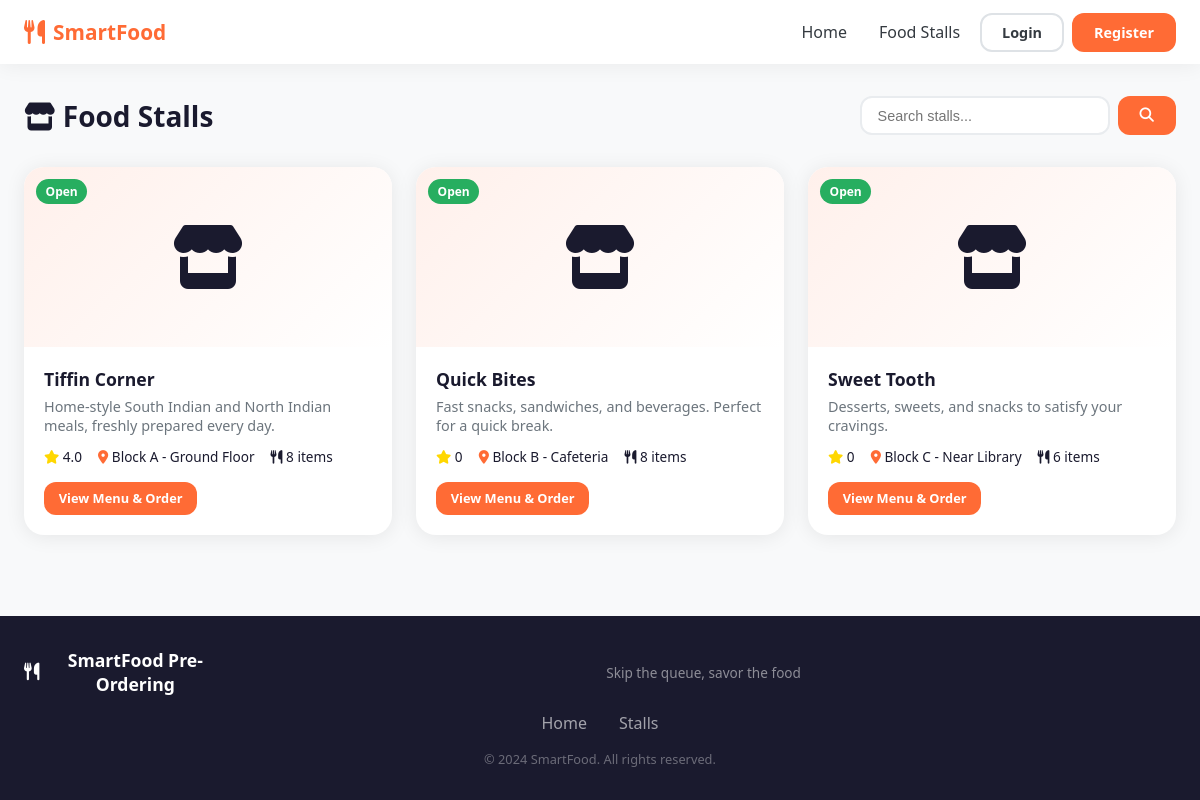
Page /stalls/ on the committed database.
### apps/stalls/models.py (models this page shows, shortened)
class FoodStall(models.Model):
    name = models.CharField(max_length=100)
    description = models.TextField(blank=True)
    owner = models.ForeignKey(User, on_delete=models.SET_NULL, null=True, related_name='stalls')
    image = models.ImageField(upload_to='stalls/', blank=True, null=True)
    location = models.CharField(max_length=200, blank=True)
    is_open = models.BooleanField(default=True)
    created_at = models.DateTimeField(auto_now_add=True)
    @property
    def avg_rating(self):
        reviews = self.reviews.all()
        if reviews.exists():
            return round(sum(r.rating for r in reviews) / reviews.count(), 1)
        return 0

class StallReview(models.Model):
    stall = models.ForeignKey(FoodStall, on_delete=models.CASCADE, related_name='reviews')
    user = models.ForeignKey(User, on_delete=models.CASCADE)
    rating = models.IntegerField(choices=[(i, i) for i in range(1, 6)])
    comment = models.TextField(blank=True)
    created_at = models.DateTimeField(auto_now_add=True)
    class Meta:
        unique_together = ('stall', 'user')

### apps/stalls/views.py (the view)
# urls.py: path('', views.stall_list, name='stall_list'),
def stall_list(request):
    stalls = FoodStall.objects.filter(is_open=True)
    category = request.GET.get('category')
    search = request.GET.get('search', '')
    if search:
        stalls = stalls.filter(name__icontains=search)
    return render(request, 'stalls/stall_list.html', {
        'stalls': stalls,
        'search': search,
    })

### templates/stalls/stall_list.html (shortened to what this page needs)
{% extends 'base/base.html' %}
{% load static %}
{% block content %}
<div class="container">
    <div class="page-header">
        <h1><i class="fas fa-store"></i> Food Stalls</h1>
        <form method="get" class="search-form">
            <input type="text" name="search" value="{{ search }}" placeholder="Search stalls..." class="search-input">
            <button type="submit" class="btn btn-primary"><i class="fas fa-search"></i></button>
        </form>
    </div>
    {% if stalls %}
    <div class="stall-grid">
        {% for stall in stalls %}
        <a href="{% url 'stall_detail' stall.pk %}" class="stall-card">
            <div class="stall-image">
                {% if stall.image %}
                <img src="{{ stall.image.url }}" alt="{{ stall.name }}">
                {% else %}
                <div class="stall-image-placeholder">
                    <i class="fas fa-store"></i>
                </div>
                {% endif %}
                <div class="stall-badge badge-open">Open</div>
            </div>
            <div class="stall-info">
                <h3>{{ stall.name }}</h3>
                <p>{{ stall.description|truncatechars:80 }}</p>
                <div class="stall-meta">
                    <span><i class="fas fa-star text-yellow"></i> {{ stall.avg_rating }}</span>
                    <span><i class="fas fa-map-marker-alt text-primary"></i> {{ stall.location }}</span>
                    <span><i class="fas fa-utensils"></i> {{ stall.menu_items.count }} items</span>
                </div>
                <span class="btn btn-primary btn-sm">View Menu & Order</span>
            </div>
        </a>
        {% endfor %}
    </div>
    {% else %}
    <div class="empty-state">
        <i class="fas fa-store" style="font-size:4rem;color:#ddd"></i>
        <h3>No stalls found</h3>
        {% if search %}<p>No results for "{{ search }}"</p>{% endif %}
    </div>
    {% endif %}
</div>
{% endblock %}

### static/css/main.css (style rules this page uses)
:root { --primary: #FF6B35; --primary-dark: #e85a24; --primary-light: #fff0eb; --secondary: #4ECDC4; --accent: #FFE66D; --success: #27AE60; --warning: #F39C12; --danger: #E74C3C; --info: #3498DB; --dark: #1a1a2e; --gray-100: #f8f9fa; --gray-200: #e9ecef; --gray-300: #dee2e6; --gray-400: #ced4da; --gray-600: #6c757d; --gray-800: #343a40; --white: #ffffff; --shadow: 0 2px 20px rgba(0,0,0,0.08); --shadow-lg: 0 8px 40px rgba(0,0,0,0.12); --radius: 12px; --radius-lg: 20px; --font: 'Segoe UI', system-ui, -apple-system, sans-serif; }
* { margin: 0; padding: 0; box-sizing: border-box; }
body { font-family: var(--font); background: var(--gray-100); color: var(--dark); min-height: 100vh; display: flex; flex-direction: column; }
.btn { display: inline-flex; align-items: center; gap: 0.5rem; padding: 0.5rem 1.25rem; border-radius: var(--radius); font-weight: 600; font-size: 0.9rem; border: 2px solid transparent; cursor: pointer; text-decoration: none; transition: all 0.2s; white-space: nowrap; }
.btn-primary { background: var(--primary); color: var(--white); }
.btn-sm { padding: 0.35rem 0.8rem; font-size: 0.8rem; }
.container { max-width: 1200px; margin: 0 auto; padding: 2rem 1.5rem; }
.page-header { display: flex; align-items: center; justify-content: space-between; margin-bottom: 2rem; flex-wrap: wrap; gap: 1rem; }
.page-header h1 { font-size: 1.75rem; font-weight: 800; }
.stall-grid { display: grid; grid-template-columns: repeat(auto-fill, minmax(300px, 1fr)); gap: 1.5rem; }
.stall-card { background: var(--white); border-radius: var(--radius-lg); overflow: hidden; box-shadow: var(--shadow); text-decoration: none; color: inherit; transition: all 0.2s; }
.stall-image { position: relative; height: 180px; background: var(--gray-200); overflow: hidden; }
.stall-image-placeholder { width: 100%; height: 100%; display: flex; align-items: center; justify-content: center; background: linear-gradient(135deg, var(--primary-light), #fff); font-size: 4rem; }
.stall-badge { position: absolute; top: 0.75rem; left: 0.75rem; padding: 0.25rem 0.6rem; border-radius: 100px; font-size: 0.75rem; font-weight: 700; }
.badge-open { background: var(--success); color: var(--white); }
.stall-info { padding: 1.25rem; }
.stall-info h3 { font-size: 1.1rem; font-weight: 700; margin-bottom: 0.35rem; }
.stall-info p { color: var(--gray-600); font-size: 0.9rem; margin-bottom: 0.75rem; }
.stall-meta { display: flex; gap: 1rem; font-size: 0.85rem; margin-bottom: 1rem; flex-wrap: wrap; }
.search-form { display: flex; gap: 0.5rem; }
.search-input { padding: 0.6rem 1rem; border: 2px solid var(--gray-200); border-radius: var(--radius); font-size: 0.9rem; min-width: 250px; }
.text-primary { color: var(--primary); }
.text-yellow { color: #FFD700; }

### rows in the picture
FoodStall: name "Tiffin Corner", description "Home-style South Indian and North Indian meals, freshly prepared every day.", avg_rating "4.0", location "Block A - Ground Floor", menu_items.count "8"
FoodStall: name "Quick Bites", description "Fast snacks, sandwiches, and beverages. Perfect for a quick break.", avg_rating "0", location "Block B - Cafeteria", menu_items.count "8"
FoodStall: name "Sweet Tooth", description "Desserts, sweets, and snacks to satisfy your cravings.", avg_rating "0", location "Block C - Near Library", menu_items.count "6"
